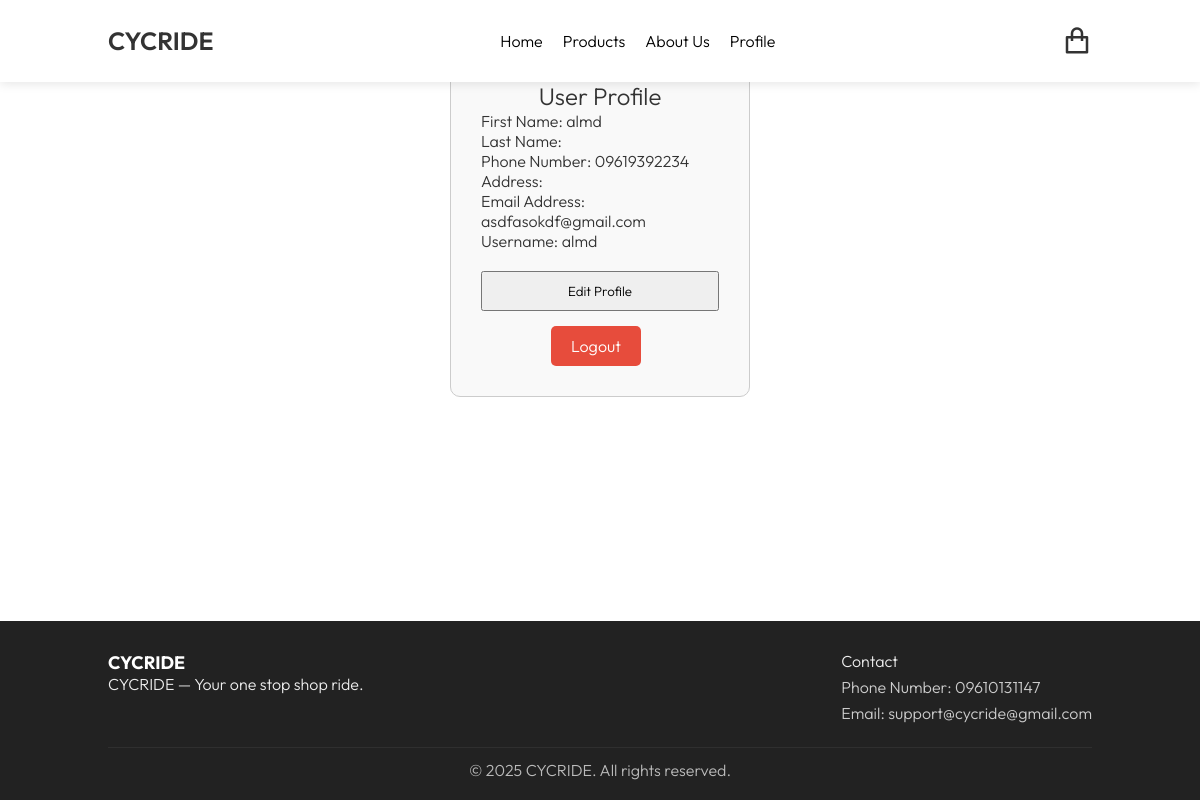
Before: /profile.php (signed in) with the older database file.
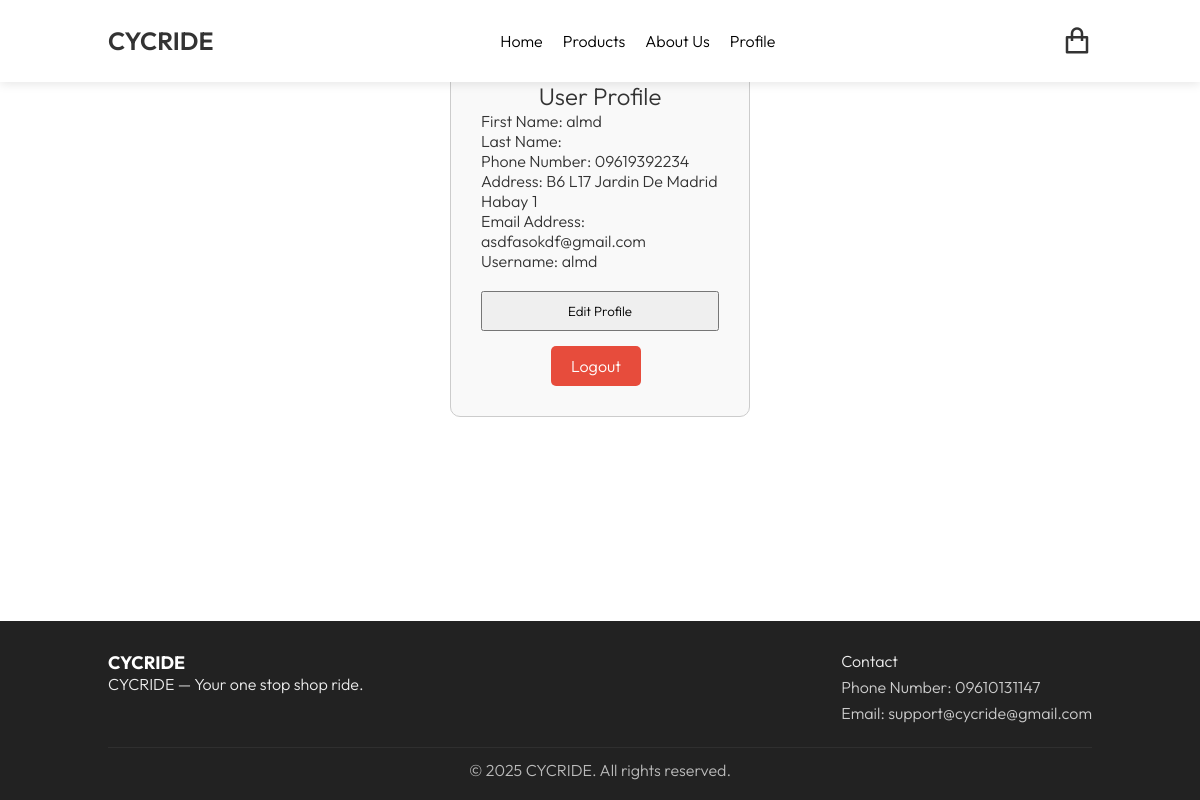
After: the same page with the newer database file.
### tables this page shows
CREATE TABLE `users` (
  `user_id` int(11) NOT NULL,
  `username` varchar(50) NOT NULL,
  `email` varchar(100) NOT NULL,
  `password` varchar(255) NOT NULL,
  `first_name` varchar(50) NOT NULL,
  `last_name` varchar(50) NOT NULL,
  `phone` varchar(20) DEFAULT NULL,
  `address` text DEFAULT NULL,
  `user_type` enum('customer','admin') DEFAULT 'customer',
  `created_at` timestamp NOT NULL DEFAULT current_timestamp(),
  `last_login` timestamp NULL DEFAULT NULL
);

### profile.php (the view, shortened to what this page needs)
<?php
require_once 'functions.php';
$userId = $_SESSION['user_id'] ?? null;
$username = $_SESSION['username'] ?? null;
$email = $_SESSION['email'] ?? null;
$firstName = $_SESSION['first_name'] ?? null;
$lastName = $_SESSION['last_name'] ?? null;
$stmt = $conn->prepare("SELECT phone, address FROM users WHERE user_id = ?");
$stmt->bind_param("i", $userId);
$stmt->execute();
$result = $stmt->get_result();
$userRow = $result->fetch_assoc();
$phone = $userRow['phone'] ?? '';
$address = $userRow['address'] ?? '';
?>
<!DOCTYPE html>
<html>
<head>
    <link rel="stylesheet" href="style.css">
    <link href="https://cdn.jsdelivr.net/npm/remixicon@2.5.0/fonts/remixicon.css" rel="stylesheet">
</head>
<body>
    <header>
        <a href="home.php" class="logo">CYCRIDE</a>
        <nav class="navbar" id="navbar">
            <a href="home.php">Home</a>
            <a href="index.php">Products</a>
            <a href="about.php">About Us</a>
            <a href="profile.php" class="profile-link">Profile</a>
        </nav>
        <div id="cart-icon">
            <i class="ri-shopping-bag-line"></i>
        </div>
    </header>
    <div class="form-container">
        <h2>User Profile</h2>
        <div id="userProfile">
            <p><strong>First Name:</strong> <span id="displayFirst"><?php echo htmlspecialchars($firstName); ?></span></p>
            <p><strong>Last Name:</strong> <span id="displayLast"><?php echo htmlspecialchars($lastName); ?></span></p>
            <p><strong>Phone Number:</strong> <span id="displayPhone"><?php echo htmlspecialchars($phone); ?></span></p>
            <p><strong>Address:</strong> <span id="displayAddress"><?php echo nl2br(htmlspecialchars($address)); ?></span></p>
            <p><strong>Email Address:</strong> <?php echo htmlspecialchars($email); ?></p>
            <p><strong>Username:</strong> <?php echo htmlspecialchars($username); ?></p>
            <div style="margin-top: 20px;">
                <button id="editProfileBtn" class="btn">Edit Profile</button>
                <a href="logout_process.php" style="background-color: #e74c3c; color: white; padding: 10px 20px; text-decoration: none; border-radius: 5px; display: inline-block; margin-left:70px;">Logout</a>
            </div>
        </div>
    </div>
    <?php include 'footer.php'; ?>
</body>
</html>

Changed rows visible on the page:
changed users: address (not shown) → "B6 L17 Jardin De Madrid Habay 1"
